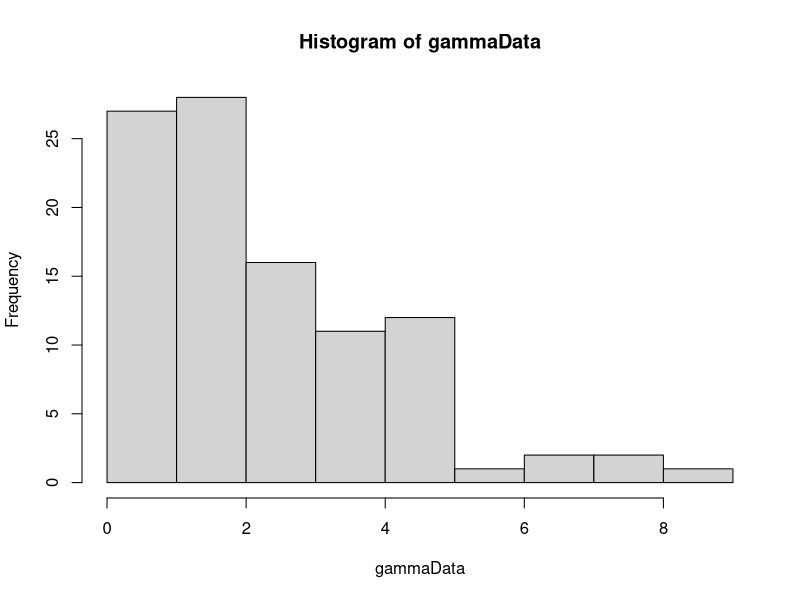
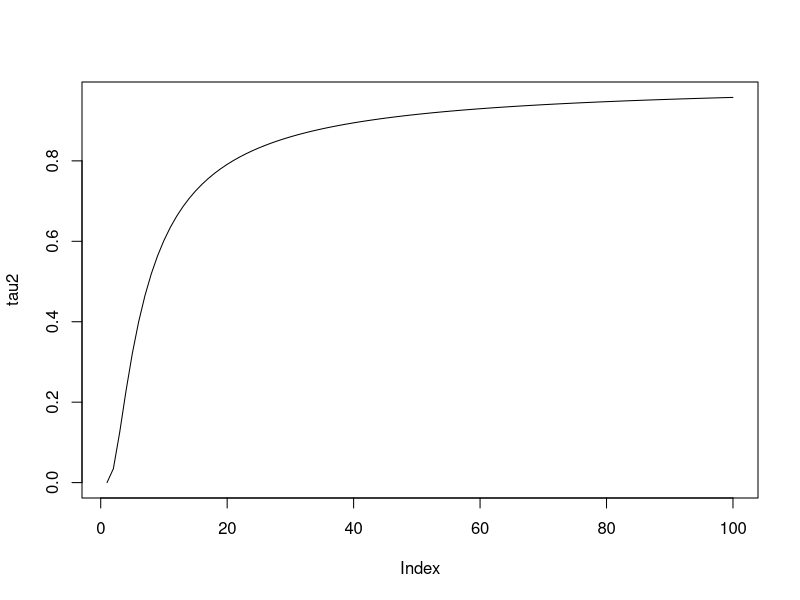
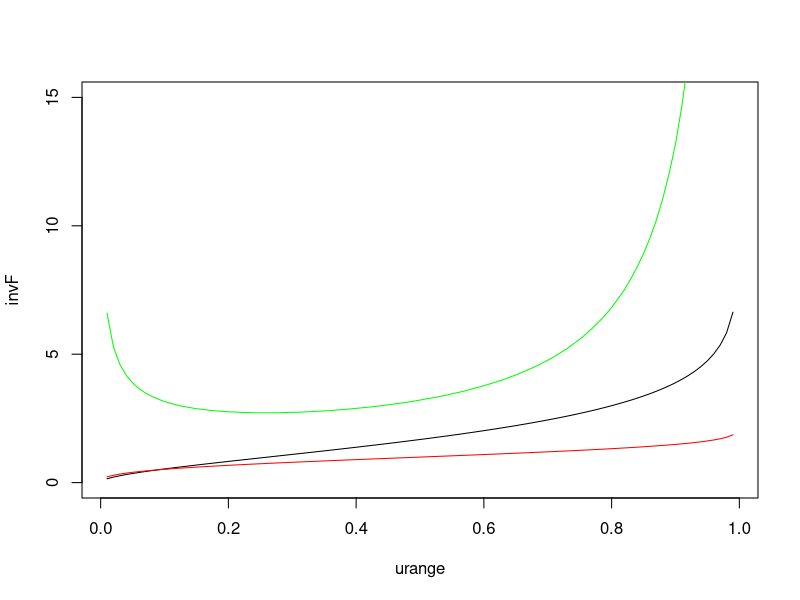

Reproduce these figures in R, in order.
library(MCMCpack)

weightedUniform <- function(n) {
  # Generate sample of from a weighted uniform distribution
  # 
  # Args:
  #   n: number of points in sample
  #   
  # Returns:
  #   A vector sample
  uCurr = runif(n)
  uProp = runif(n)
  proportionalProp = proportionalDensity(uProp)
  proportionalCurr = proportionalDensity(uCurr)
  alphaVal = min(1, proportionalProp/proportionalCurr)
  print(alphaVal)
  u = runif(1)
  if (u <= alphaVal) {
    return(uProp)
  } else {
    return(uCurr)
  }
}

proportionalDensity <- function(u) {
  # Calculate proportional density for indepence sampling
  # 
  # Args:
  #   u: a vector from an uniform distribution
  #   
  # Returns:
  #   A scalar value
  gammaInv = rep(0, length(u))
  diffGammaInv = rep(0, length(u))
  for(i in 1:length(u)) {
    gammaInv[i] = invGammaCumulative(u[i], estAlpha)
    diffGammaInv[i] = diffInvGammaCumulative(u[i])
  }
  return(calcWeight(gammaInv, diffGammaInv))
}

calcWeight <- function(gammaInv, diffGammaInv) {
  # Calculate weigth for a gamma distribution
  #
  # Args:
  #   gammaInv: A list of values from the inverse cumulative gamma.
  #   diffGammaInv: A list of values from the derivative of the inverse cumulative gamma.
  #   
  # Returns:
  #   A scalar value
  weight = (1/length(gammaInv))*(sum(diffGammaInv/gammaInv)) - sum(diffGammaInv)/sum(gammaInv)
  return(weight)
}

invGammaCumulative <- function(u, alpha) {
  x = 0
  stepSize = 0.1
  tolerance = 0.00001
  direction = 1
  integralValue = 0
  
  while(abs(integralValue - u) > tolerance){
    x = x + direction*stepSize
    if(x<0) {
      x = 0
      direction = 1
    }
    
    if(method == "integrate") {
      integral = integrate(gammaDensity, 0, x)
      integralValue = integral$value  
    } else if(method == "pgamma") {
      integral = pgamma(x, shape=alpha, scale=1)
      integralValue = integral
    }
    
    
    # Going left and pass the point
    if ((u > integralValue) && (direction == -1)) {
      stepSize = stepSize/2
      direction = 1
    }
    
    # Going right and pass the point
    if ((u < integralValue) && (direction == 1)) {
      stepSize = stepSize/2
      direction = -1
    }
  }
  return(x)
}

diffInvGammaCumulative <- function(u) {
  if(u+hStep < 1) {
    firstPoint = invGammaCumulative(u, alpha)
    secondPoint = invGammaCumulative(u+hStep, alpha)
    return((secondPoint - firstPoint)/hStep)  
  } else {
    firstPoint = invGammaCumulative(u-hStep, alpha)
    secondPoint = invGammaCumulative(u, alpha)
    return((secondPoint - firstPoint)/hStep)  
  }
}

calcDerivateFunction <- function(u, alphaValue) {
 largeFInv = invGammaCumulative(u, alphaValue)
 integralPart = integrate(integralFunction, 0, largeFInv)
 return((digamma(alphaValue)*u - integralPart$value)*gamma(alphaValue)/((largeFInv^(alphaValue - 1))*exp(-largeFInv)))
}

integralFunction <- function(y) {
  return(log(y)*(y^(alphaValue - 1))*exp(-y)/gamma(alphaValue))
}

gammaDensity <- function(x) {
  return(dgamma(x, alpha,1))  
}

findAlpha <- function(s2, u) {
  alphaValue = 0.1
  stepSize = 10
  direction = 1
  tolerance = 0.0001
  tau2Value = 0
  
  while(abs(s2 - tau2Value) > tolerance) {
    alphaValue = alphaValue + direction*stepSize
    if(alphaValue<=0) {
      alphaValue = 0.1
      direction = 1
    }
    
    tau2Value = calcValueTau2(u, alphaValue)
    
    if ((s2 > tau2Value) && (direction == -1)) {
      stepSize = stepSize/2
      direction = 1
    }
    
    if ((s2 < tau2Value) && (direction == 1)) {
      stepSize = stepSize/2
      direction = -1
    }
    
  }
  return(alphaValue)
}

findBeta <- function(s1, u, alphaValue) {
  largeFInv = rep(0, length(u))
  for(i in 1:length(u)) {
    largeFInv[i] = invGammaCumulative(u[i], alphaValue)
  }
  return(s1*length(u)/(sum(largeFInv)))
}

calcValueTau2 <- function(u, alphaValue) {
  largeFInv = rep(0, length(u))
  for(i in 1:length(u)) {
    largeFInv[i] = invGammaCumulative(u[i], alphaValue)
  }
  return(length(u)*((prod(largeFInv))^(1/length(u)))/sum(largeFInv))
}

calcValueTau2Method2 <- function(x) {
  return(length(x)*((prod(x))^(1/length(x)))/sum(x))
}

alpha = 2
beta = 1
hStep = 0.01
method = "pgamma"
NUM_SAMPLES = 1000
NUM_POINTS = 100

# Generate data
gammaData = rgamma(NUM_POINTS, shape=alpha, scale = beta)
hist(gammaData)
# Calculation of statistics
s1 = sum(gammaData)/NUM_POINTS
s2 = NUM_POINTS*((prod(gammaData))^(1/NUM_POINTS))/sum(gammaData)

# Plot of tau 2 with respect to alpha
alpharange = seq(0.1 , 10, by = 0.1)
tau2 = rep(0, length(alpharange))
u = runif(NUM_POINTS)
for(i in 1:length(alpharange)) {
  tau2[i]= calcValueTau2(u, alpharange[i])
}
plot(tau2, type="l")

# Plot of derivatve of inverse cumulative distribution and the cumulative function
alphaValue = alpha
urange = seq(0.01, 0.99, by=0.01)
diff1 = rep(0, length(urange))
diff2 = rep(0, length(urange))
invF = rep(0, length(urange))
for(i in 1:length(urange)) {
  invF[i] = invGammaCumulative(urange[i], alpha)
  diff1[i] = calcDerivateFunction(urange[i], alphaValue)
  diff2[i] = diffInvGammaCumulative(urange[i])
}
plot(urange, invF, type="l", ylim=c(0, 15))
lines(urange, diff1, col="red")
lines(urange, diff2, col="green")


# Generation of new sample
u = runif(NUM_POINTS)
estAlpha = findAlpha(s2, u)
estBeta = findBeta(s1, u, estAlpha)
